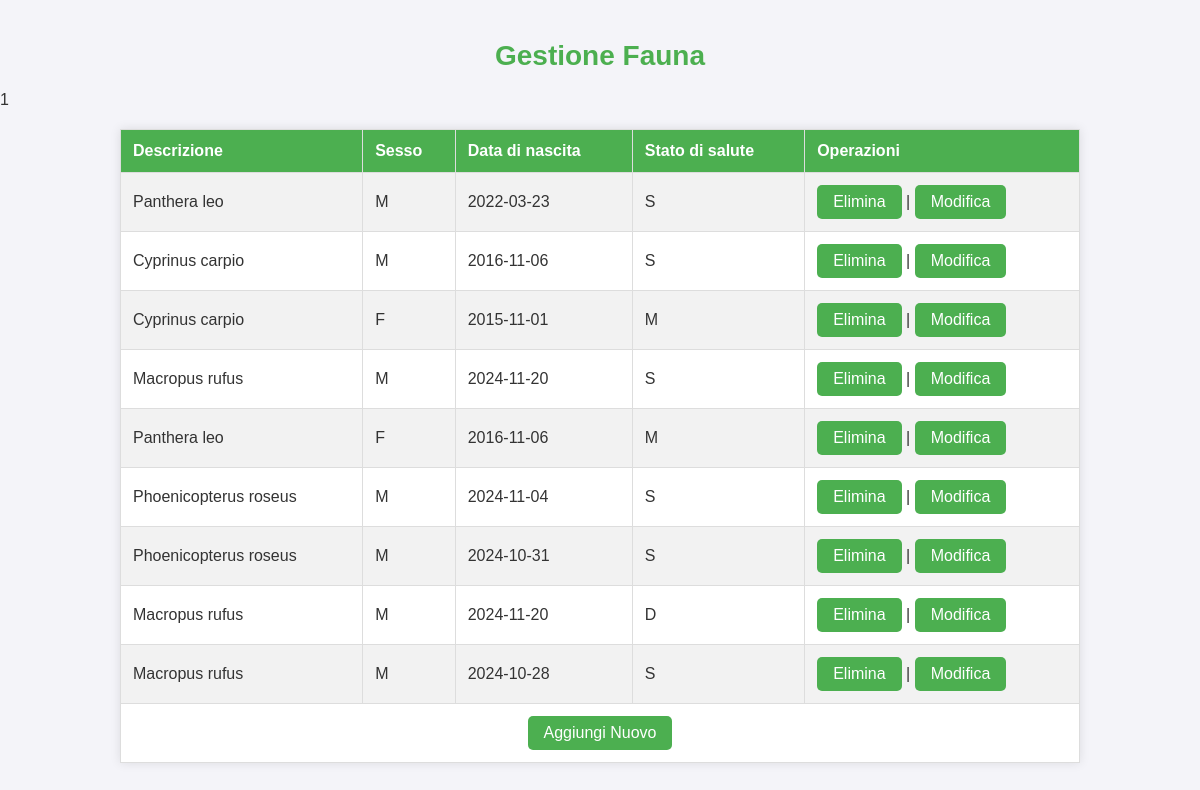
Page /tables.php (signed in) on the committed database.
### tables this page shows
CREATE TABLE `fauna` (
  `fau_id` int(11) NOT NULL,
  `fau_dex` varchar(100) NOT NULL,
  `fau_sesso` enum('M','F') NOT NULL,
  `fau_data_nascita` date NOT NULL,
  `fau_stato_salute` enum('S','M','D') NOT NULL,
  `fau_parco_id` int(11) NOT NULL,
  `fau_specie_spf_id` int(11) NOT NULL
);

### tables.php (the view, shortened to what this page needs)
<?php
$serverName = "localhost";
$dbUsername = "root";
$dbPassword = "";
$dbName = "5dzhengfujie";
$connection = new mysqli($serverName, $dbUsername, $dbPassword, $dbName);
$parcoId = $_SESSION['parcoId'] ?? null;
function getFaunaByParcoId($connection, $parcoId)
{
    $sql = "SELECT fau_id, fau_dex, fau_sesso, fau_data_nascita, fau_stato_salute FROM fauna WHERE fau_parco_id = ?";
    $stmt = $connection->prepare($sql);
    $stmt->bind_param("i", $parcoId);
    $stmt->execute();
    return $stmt->get_result();
}
function renderFaunaTable($connection, $parcoId)
{
    $resultFauna = getFaunaByParcoId($connection, $parcoId);
    if ($resultFauna->num_rows > 0) {
        echo "<table border='1' style='width: 80%; margin: 20px auto; border-collapse: collapse;'>";
        echo "<tr>";
        echo "<th>Descrizione</th>";
        echo "<th>Sesso</th>";
        echo "<th>Data di nascita</th>";
        echo "<th>Stato di salute</th>";
        echo "<th>Operazioni</th>";
        echo "</tr>";
        while ($rowFauna = $resultFauna->fetch_assoc()) {
            echo "<tr>";
            echo "<td>" . htmlspecialchars($rowFauna['fau_dex']) . "</td>";
            echo "<td>" . htmlspecialchars($rowFauna['fau_sesso']) . "</td>";
            echo "<td>" . htmlspecialchars($rowFauna['fau_data_nascita']) . "</td>";
            echo "<td>" . htmlspecialchars($rowFauna['fau_stato_salute']) . "</td>";
            echo "<td>";
            echo "<form action='' method='POST' style='display:inline;'>";
            echo "<button type='submit'>Elimina</button>";
            echo "</form> | ";
            echo "<form action='editFauna.php' method='GET' style='display:inline;'>";
            echo "<button type='submit'>Modifica</button>";
            echo "</form>";
            echo "</td>";
            echo "</tr>";
        }
        echo "<tr>";
        echo "<td colspan='5' style='text-align:center;'>";
        echo "<form action='addFauna.php' method='GET' style='display:inline;'>";
        echo "<button type='submit'>Aggiungi Nuovo</button>";
        echo "</form>";
        echo "</td>";
        echo "</tr>";
        echo "</table>";
    }
}
?>
<!DOCTYPE html>
<html lang="it">
<head>
    <link rel="stylesheet" href="styleTables.css">
</head>
<body>
    <h1 style="text-align: center;">Gestione Fauna</h1>
    <?php
    echo $parcoId;
    if ($parcoId != 0 || $parcoId!= null) {
        renderFaunaTable($connection, $parcoId);
    } else {
        echo "<h2 style='text-align: center;'>Errore: parcoId non trovato.</h2>";
    }
    ?>
</body>
</html>

### styleTables.css (style rules this page uses)
body { font-family: Arial, sans-serif; background-color: #f4f4f9; color: #333; margin: 0; padding: 0; }
h1 { text-align: center; font-size: 28px; margin-top: 40px; color: #4CAF50; }
table { width: 80%; margin: 20px auto; border-collapse: collapse; background-color: white; box-shadow: 0 0 10px rgba(0, 0, 0, 0.1); }
th, td { padding: 12px; text-align: left; border: 1px solid #ddd; }
th { background-color: #4CAF50; color: white; }
tr:nth-child(even) { background-color: #f2f2f2; }
button { background-color: #4CAF50; color: white; border: none; padding: 8px 16px; cursor: pointer; border-radius: 5px; font-size: 16px; transition: background-color 0.3s; }
form { display: inline-block; }
form button { width: auto; }

### rows in the picture
fauna: fau_dex "Panthera leo", fau_sesso "M", fau_data_nascita "2022-03-23", fau_stato_salute "S"
fauna: fau_dex "Cyprinus carpio", fau_sesso "M", fau_data_nascita "2016-11-06", fau_stato_salute "S"
fauna: fau_dex "Cyprinus carpio", fau_sesso "F", fau_data_nascita "2015-11-01", fau_stato_salute "M"
fauna: fau_dex "Macropus rufus", fau_sesso "M", fau_data_nascita "2024-11-20", fau_stato_salute "S"
fauna: fau_dex "Panthera leo", fau_sesso "F", fau_data_nascita "2016-11-06", fau_stato_salute "M"
fauna: fau_dex "Phoenicopterus roseus", fau_sesso "M", fau_data_nascita "2024-11-04", fau_stato_salute "S"
fauna: fau_dex "Phoenicopterus roseus", fau_sesso "M", fau_data_nascita "2024-10-31", fau_stato_salute "S"
fauna: fau_dex "Macropus rufus", fau_sesso "M", fau_data_nascita "2024-11-20", fau_stato_salute "D"
fauna: fau_dex "Macropus rufus", fau_sesso "M", fau_data_nascita "2024-10-28", fau_stato_salute "S"

### other values in the picture
$parcoId "1"
